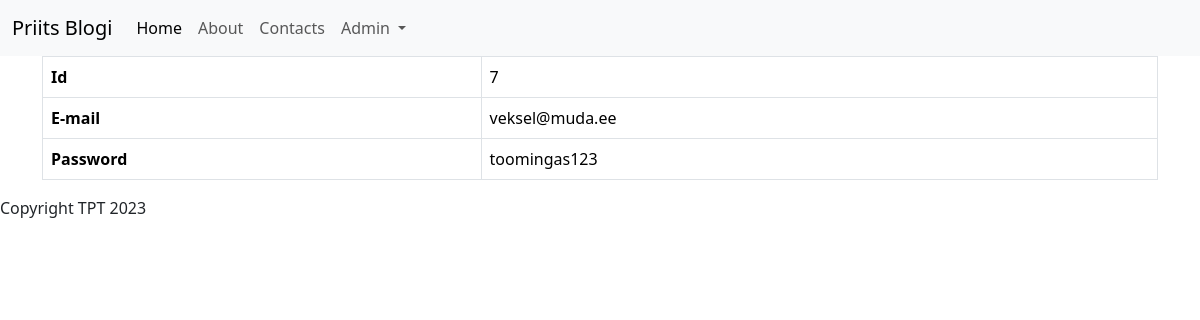
/admin/users/show?id=7, run on the app's committed database.
### tables this page shows
CREATE TABLE users
(
    id       integer
        constraint users_pk
            primary key autoincrement,
    email    text not null
        constraint users_pk2
            unique,
    password text not null
);

### src/Controllers/UsersController.php (called while the page is built, shortened)
<?php
class UsersController {
    public function show(){
        $user = User::find($_GET['id']);
        include 'views/users/show.php';
    }
}

### src/DB.php (called while the page is built, shortened)
<?php
class DB {
    public $conn;
    public function __construct()
    {
        try {
            $this->conn = new PDO("sqlite:db.sqlite");
            $this->conn->setAttribute(PDO::ATTR_ERRMODE, PDO::ERRMODE_EXCEPTION);
        } catch(PDOException $e) {
            echo "Connection failed: " . $e->getMessage();
        }
    }
    public function find($table, $class, $id){
        $stmt = $this->conn->prepare("SELECT * FROM $table WHERE id=$id");
        $stmt->execute();
        $stmt->setFetchMode(PDO::FETCH_CLASS, $class);
        return $stmt->fetch();
    }
}

### src/Models/Model.php (called while the page is built, shortened)
<?php
class Model {
    public static $table;
    public static function find($id){
        $db = new DB();
        return $db->find(static::$table, static::class, $id);
    }
}

### views/users/show.php (the view)
<?php include 'views/partials/header.php' ?>
    <table class="table table-bordered table-hover">
        <tr>
            <th>Id</th>
            <td><?=$user->id?></td>
        </tr>
        <tr>
            <th>E-mail</th>
            <td><?=$user->email?></td>
        </tr>
        <tr>
            <th>Password</th>
            <td><?=$user->password?></td>
        </tr>
    </table>
<?php include 'views/partials/footer.php' ?>

### data on the page
users: id "7", email "veksel@muda.ee", password "toomingas123"
